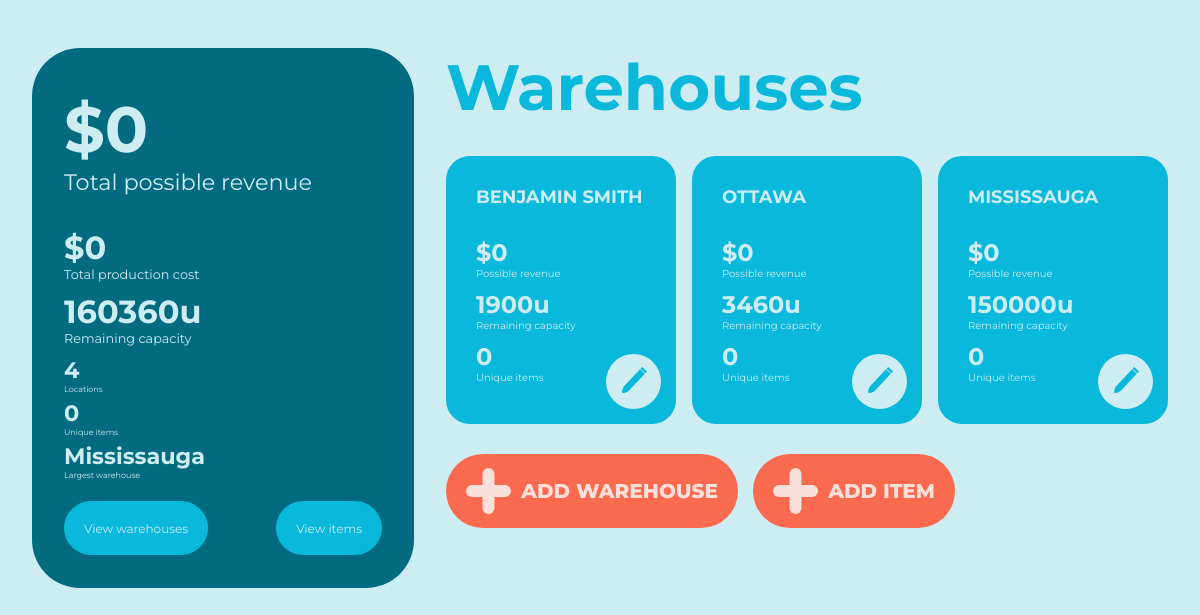
Page /home on the earlier database version.
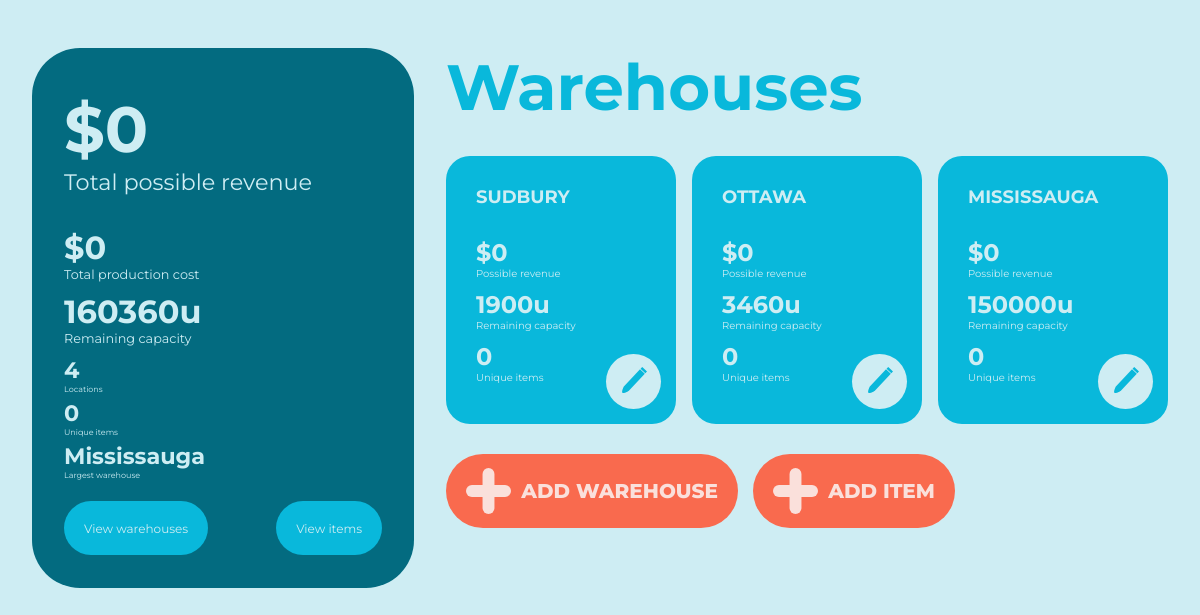
Same page on the later database version.
### wms/models.py (models this page shows, shortened)
class Warehouse(db.Model):
    _id = db.Column(db.Integer, primary_key=True)
    name = db.Column(db.String(14), unique=True, nullable=False)
    capacity = db.Column(db.Integer, nullable=False)
    items = db.relationship("Item", backref="home_warehouse", lazy=True)
    @hybrid_property
    def remaining_capacity(self):
        capacityUsed = 0
        for item in self.items:
            capacityUsed += item.quantity * ItemTemplate.query.filter_by(_id=item.item_template_id).size
        return self.capacity - capacityUsed
    @hybrid_property
    def possible_revenue(self):
        revenue = 0
        for item in self.items:
            item_temp = ItemTemplate.query.filter_by(_id=item.item_template_id)
            revenue += item.quantity * (item_temp.price - item_temp.cost)
        return revenue
    @hybrid_property
    def total_production_cost(self):
        total_production_cost = 0
        for item in self.items:
            total_production_cost += item.quantity * ItemTemplate.query.filter_by(_id=item.item_template_id).cost
        return total_production_cost

### wms/routes.py (the view, shortened to what this page needs)
@app.route("/", methods=["GET", "POST"])
@app.route("/home", methods=["GET", "POST"])
def home():
    warehouseForm = WarehouseForm()
    itemForm = ItemForm()
    warehouseList = Warehouse.query.all()
    try:
        largest = warehouseList[0]
        for warehouse in warehouseList:
            if warehouse.capacity > largest.capacity:
                largest = warehouse
        largest = largest.name
    except IndexError:
        largest = "No data"
    productionCost = 0
    remainingCapacity = 0
    possibleRevenue = 0
    for warehouse in warehouseList:
        productionCost += warehouse.total_production_cost
        remainingCapacity += warehouse.remaining_capacity
        possibleRevenue += warehouse.possible_revenue
    if warehouseForm.validate_on_submit():
        flash(f'Warehouse "{warehouseForm.name.data}" created.')
        db.session.add(Warehouse(name=warehouseForm.name.data.title(),
                                 capacity=warehouseForm.capacity.data))
        db.session.commit()
        return redirect(url_for('home'))
    return render_template('home.html',
                           warehouseForm=warehouseForm,
                           itemForm=itemForm,
                           warehouseList=warehouseList,
                           possibleRevenue=possibleRevenue,
                           productionCost=productionCost,
                           remainingCapacity=remainingCapacity,
                           largestWarehouse=largest,
                           uniqueItems=len(ItemTemplate.query.all()))

### wms/templates/home.html (shortened to what this page needs)
<!DOCTYPE html>
{% extends "base.html" %}
{% block content %}
<link rel="stylesheet" href="static/home.css">
<div class="stats-card">
    <h1>${{possibleRevenue}}</h1>
    <p>Total possible revenue</p>
    <div class="main-stats">
        <h1>${{productionCost}}</h1>
        <p>Total production cost</p>
        <h1>{{remainingCapacity}}u</h1>
        <p>Remaining capacity</p>
    </div>
    <div class="small-stats">
        <h1>{{warehouseList|length}}</h1>
        <p>Locations</p>
        <h1>{{uniqueItems}}</h1>
        <p>Unique items</p>
        <h1>{{largestWarehouse}}</h1>
        <p>Largest warehouse</p>
    </div>
    <div class="buttons">
        <a href="{{url_for('warehouses')}}" class="view-button">View warehouses</a>
        <a href="{{url_for('items')}}" class="view-button">View items</a>
    </div>
</div>
<div class="warehouses-preview">
    <h1>Warehouses</h1>
    <div class="warehouse-carousel">
        <ul>
            {% for warehouse in warehouseList[0:3] %}
                <li>
                    <div class="warehouse-card">
                        <h1>{{warehouse.name}}</h1>
                        <h2>${{warehouse.possible_revenue}}</h2>
                        <p>Possible revenue</p>
                        <h2>{{warehouse.remaining_capacity}}u</h2>
                        <p>Remaining capacity</p>
                        <h2>{{warehouse.items|length}}</h2>
                        <p>Unique items</p>
                        <button class="edit-button">
                            <img src="static/edit-button.svg" alt="Edit button">
                        </button>
                    </div>
                </li>
            {% endfor %}
        </ul>
    </div>
    <div class="add-button-section">
        <button class="add-button" id="add-warehouse">
            <img src="static/+.svg" alt="">
            <p>Add warehouse</p>
        </button>
        <button class="add-button" id="add-item">
            <img src="static/+.svg" alt="">
            <p>Add item</p>
        </button>
    </div>
</div>
{% endblock content %}

### wms/templates/base.html (shortened to what this page needs)
<!DOCTYPE html>
<html lang="en">
<head>
    <link rel="stylesheet" href="{{url_for('static', filename='main.css')}}">
</head>
<body>
    {% block content %}{% endblock content %}
</body>
</html>

### wms/static/main.css (style rules this page uses)
body, html { margin: 0; padding: 0; background-color: #CEEDF3; font-family: 'Montserrat', sans-serif; scroll-behavior: smooth; }
a, button { cursor: pointer; font-family: 'Montserrat', sans-serif; text-decoration: none; }
a:link, button:link { text-decoration: none !important; }
img { pointer-events: none; -moz-user-select: none; -ms-user-select: none; user-select: none; -webkit-user-select: none; }

### wms/static/home.css (style rules this page uses)
body { display: -webkit-box; display: -ms-flexbox; display: flex; margin: 3em 2em; }
.stats-card { background-color: #036B80; color: #CEEDF3; padding: 1em 2em; border-radius: 3em; width: 500px; overflow: hidden; }
.stats-card h1 { font-size: 4em; margin: 0; margin-top: .4em; }
.stats-card p { font-size: 1.4em; margin: 0; }
.stats-card .main-stats { margin-top: 2em; }
.stats-card .main-stats h1 { font-size: 2em; margin: 0; }
.stats-card .main-stats p { font-size: .8em; margin-bottom: 10px; }
.stats-card .small-stats h1 { font-size: 1.4em; margin: 0; }
.stats-card .small-stats p { font-size: .5em; margin-bottom: 5px; }
.stats-card .buttons { display: -webkit-box; display: -ms-flexbox; display: flex; -ms-flex-item-align: center; align-self: center; -webkit-box-pack: justify; -ms-flex-pack: justify; justify-content: space-between; }
.stats-card .view-button { background-color: #09B8DB; border: none; border-radius: 4em; color: #CEEDF3; font-size: 12px; padding: 1.6em 20px; margin: 1.4em 0; text-decoration: none; }
.warehouses-preview { min-width: 722px; margin-left: 2em; }
.warehouses-preview h1 { font-size: 4em; color: #09B8DB; margin: 0; margin-bottom: 30px; }
.warehouses-preview .warehouse-carousel ul { margin: 0; padding: 0; display: -webkit-box; display: -ms-flexbox; display: flex; list-style: none; }
.warehouses-preview .warehouse-carousel ul li { margin-right: 1em; }
.warehouses-preview .warehouse-carousel ul :last-child { margin-right: 0; }
.warehouses-preview .warehouse-carousel h1, .warehouses-preview .warehouse-carousel h2, .warehouses-preview .warehouse-carousel p { color: #CEEDF3; margin: 0; }
.warehouses-preview .warehouse-carousel h1 { font-size: 18px; margin-bottom: .6em; text-transform: uppercase; margin-bottom: 30px; }
.warehouses-preview .warehouse-carousel p { font-size: 10px; margin-bottom: 10px; }
.warehouses-preview .warehouse-carousel .warehouse-card { border-radius: 1.5em; background-color: #09B8DB; width: 170px; overflow: hidden; -webkit-box-pack: left; -ms-flex-pack: left; justify-content: left; padding: 30px; position: relative; }
.warehouses-preview .warehouse-carousel button { border: none; padding: 0; margin: 0; background-color: #CEEDF3; border-radius: 50%; width: 55px; height: 55px; -webkit-box-pack: center; -ms-flex-pack: center; justify-content: center; position: absolute; right: 15px; bottom: 15px; }
.warehouses-preview .warehouse-carousel button img { margin-top: 2px; width: 50%; }
.warehouses-preview .add-button-section { display: -webkit-box; display: -ms-flexbox; display: flex; margin-top: 30px; }
.warehouses-preview .add-button { border: none; border-radius: 2em; background-color: #F96A4E; font-size: 20px; font-weight: 800; color: #FAE0DB; display: -webkit-box; display: -ms-flexbox; display: flex; -webkit-box-pack: center; -ms-flex-pack: center; justify-content: center; -webkit-box-align: center; -ms-flex-align: center; align-items: center; text-transform: uppercase; margin-right: 15px; padding: 5px 20px; }
.warehouses-preview .add-button img { margin-right: 10px; }

Differences in the rows shown:
changed Warehouse: name "BENJAMIN SMITH" → "SUDBURY"
